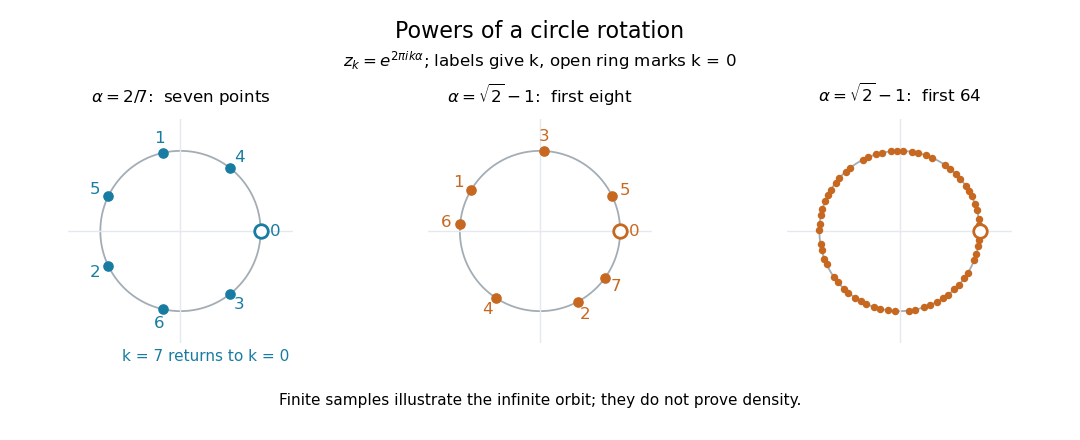

Write Python code to recreate this figure.
"""Draw exact rational and computed irrational circle orbits; PNG in CWD.

Run from _media: python3 ../rational-versus-irrational-rotations.py
Tested with Python 3.14.4, NumPy 2.3.5 and Matplotlib 3.10.7.
Rational angles use integer residues; irrational angles use direct k*alpha.
Finite samples illustrate the orbit and do not prove density.
"""

from pathlib import Path

import matplotlib

matplotlib.use("Agg")
import matplotlib.pyplot as plt
import numpy as np


def panel(ax, fractions, title, color, label_points):
    theta = np.linspace(0, 2 * np.pi, 721)
    ax.plot(np.cos(theta), np.sin(theta), color="#a3adb5", linewidth=1.3)
    ax.axhline(0, color="#e5e9ed", linewidth=1)
    ax.axvline(0, color="#e5e9ed", linewidth=1)
    angles = 2 * np.pi * fractions
    points = np.column_stack((np.cos(angles), np.sin(angles)))
    ax.scatter(points[:, 0], points[:, 1], color=color,
               s=44 if label_points else 19, zorder=3)
    ax.scatter([1], [0], s=95, facecolors="white", edgecolors=color,
               linewidths=2, zorder=4)
    if label_points:
        for k, point in enumerate(points):
            ax.text(*(1.18 * point), str(k), ha="center", va="center",
                    fontsize=12, color=color)
    ax.set_title(title, fontsize=12, pad=12)
    ax.set(xlim=(-1.4, 1.4), ylim=(-1.4, 1.4), aspect="equal")
    ax.axis("off")


def main():
    plt.rcParams.update({"font.family": "DejaVu Sans", "font.size": 11})
    rational = (2 * np.arange(7) % 7) / 7
    irrational = np.remainder(np.arange(64) * (np.sqrt(2) - 1), 1)
    fig, axes = plt.subplots(1, 3, figsize=(10.8, 4.4), dpi=100)
    fig.patch.set_facecolor("white")
    fig.subplots_adjust(left=.035, right=.965, top=.73, bottom=.22, wspace=.26)
    fig.suptitle("Powers of a circle rotation", y=.955, fontsize=16)
    fig.text(.5, .85, r"$z_k=e^{2\pi ik\alpha}$; labels give k, open ring marks k = 0",
             ha="center", fontsize=12)
    panel(axes[0], rational, r"$\alpha=2/7$:  seven points", "#187ca2", True)
    panel(axes[1], irrational[:8], r"$\alpha=\sqrt{2}-1$:  first eight", "#c76821", True)
    panel(axes[2], irrational, r"$\alpha=\sqrt{2}-1$:  first 64", "#c76821", False)
    fig.text(.19, .18, "k = 7 returns to k = 0", ha="center", color="#187ca2")
    fig.text(.5, .08, "Finite samples illustrate the infinite orbit; they do not prove density.",
             ha="center", fontsize=11)
    fig.savefig(Path.cwd() / "rational-versus-irrational-rotations.png",
                facecolor="white", transparent=False)
    plt.close(fig)


if __name__ == "__main__":
    main()
